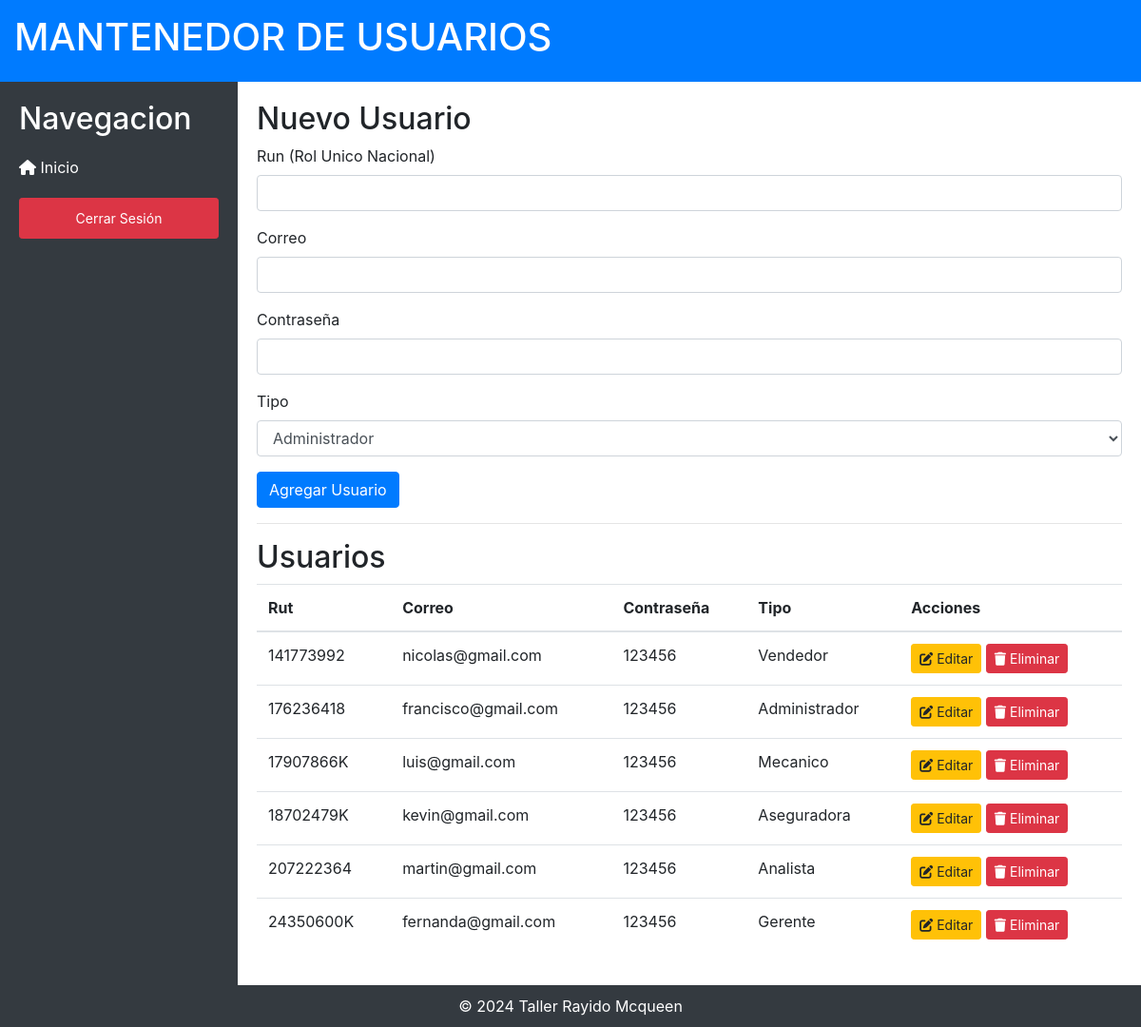
The page /paginas/mantenedores/usuarios.php on the database its author committed.
### tables this page shows
CREATE TABLE `usuarios` (
  `Rut` varchar(11) NOT NULL,
  `Correo` varchar(50) DEFAULT NULL,
  `Contraseña` varchar(15) DEFAULT NULL,
  `Tipo` varchar(15) DEFAULT NULL
);

### paginas/mantenedores/usuarios.php (the view, shortened to what this page needs)
<!DOCTYPE html>
<html lang="en">
<head>
    <link rel="stylesheet" href="https://cdnjs.cloudflare.com/ajax/libs/font-awesome/6.0.0-beta3/css/all.min.css">
    <link rel="stylesheet" href="https://cdnjs.cloudflare.com/ajax/libs/twitter-bootstrap/4.6.0/css/bootstrap.min.css">
    <link rel="stylesheet" href="../../css/estilo_admin.css">
</head>
<body>
    <div class="header">
        <h1>MANTENEDOR DE USUARIOS</h1>
    </div>
    <div class="wrapper">
        <nav class="sidebar">
            <h2>Navegacion</h2>
            <a href="../admin.html"><i class="fas fa-home"></i> Inicio</a>
            <a href="../../index.html" class="btn btn-danger btn-sm" style="margin-top: 10px;">Cerrar Sesión</a>
        </nav>
        <div class="main-content">
            <div class="new-user">
                <h2>Nuevo Usuario</h2>
                <form action="../../php/usu/agregar_usuario.php" method="POST">
                    <div class="form-group">
                        <label for="rut">Run (Rol Unico Nacional)</label>
                        <input type="text" id="rut" name="rut" class="form-control" required>
                    </div>
                    <div class="form-group">
                        <label for="correo">Correo</label>
                        <input type="email" id="correo" name="correo" class="form-control" required>
                    </div>
                    <div class="form-group">
                        <label for="contrasena">Contraseña</label>
                        <input type="password" id="contrasena" name="contrasena" class="form-control" required>
                    </div>
                    <div class="form-group">
                        <label for="tipo">Tipo</label>
                        <select id="tipo" name="tipo" class="form-control" required>
                            <option value="Administrador">Administrador</option>
                        </select>
                    </div>
                    <button type="submit" class="btn btn-primary">Agregar Usuario</button>
                </form>
            </div>
            <hr>
            <?php
            include '../../php/conexion.php';
            ?>
            <?php
            $sql = "SELECT * FROM usuarios";
            $resultado = $conexion->query($sql);
            if ($resultado->num_rows > 0) {
                echo '<h2>Usuarios</h2>';
                echo '<table class="table">';
                echo '<thead><tr><th>Rut</th><th>Correo</th><th>Contraseña</th><th>Tipo</th><th>Acciones</th></tr></thead>';
                echo '<tbody>';
                while ($fila = $resultado->fetch_assoc()) {
                    echo '<tr>';
                    echo '<td>' . $fila['Rut'] . '</td>';
                    echo '<td>' . $fila['Correo'] . '</td>';
                    echo '<td>' . $fila['Contraseña'] . '</td>';
                    echo '<td>' . $fila['Tipo'] . '</td>';
                    echo '<td>';
                    echo '<a href="../../php/usu/editar_usuario.php?id=' . $fila['Rut'] . '" class="btn btn-warning btn-sm"><i class="fas fa-edit"></i> Editar</a> ';
                    echo '<a href="../../php/usu/eliminar_usuario.php?id=' . $fila['Rut'] . '" class="btn btn-danger btn-sm"><i class="fas fa-trash"></i> Eliminar</a>';
                    echo '</td>';
                    echo '</tr>';
                }
                echo '</tbody>';
                echo '</table>';
            } else {
                echo "No se encontraron usuarios.";
            }
            ?>
        </div>
    </div>
    <div class="footer">
        &copy; 2024 Taller Rayido Mcqueen
    </div>
</body>
</html>

### css/estilo_admin.css (style rules this page uses)
body { display: flex; min-height: 100vh; flex-direction: column; }
.wrapper { display: flex; flex: 1; }
.sidebar { width: 250px; background: #343a40; color: #fff; padding: 20px; flex-shrink: 0; }
.sidebar a { color: #fff; text-decoration: none; display: block; padding: 10px 0; margin: 10px 0; }
.main-content { flex: 1; padding: 20px; }
.header { background: #007bff; color: #fff; padding: 15px; }
.footer { background: #343a40; color: #fff; text-align: center; padding: 10px 0; }

### rows shown on the page
usuarios: Rut "141773992", Correo "nicolas@gmail.com", Contraseña "123456", Tipo "Vendedor"
usuarios: Rut "176236418", Correo "francisco@gmail.com", Contraseña "123456", Tipo "Administrador"
usuarios: Rut "17907866K", Correo "luis@gmail.com", Contraseña "123456", Tipo "Mecanico"
usuarios: Rut "18702479K", Correo "kevin@gmail.com", Contraseña "123456", Tipo "Aseguradora"
usuarios: Rut "207222364", Correo "martin@gmail.com", Contraseña "123456", Tipo "Analista"
usuarios: Rut "24350600K", Correo "fernanda@gmail.com", Contraseña "123456", Tipo "Gerente"
